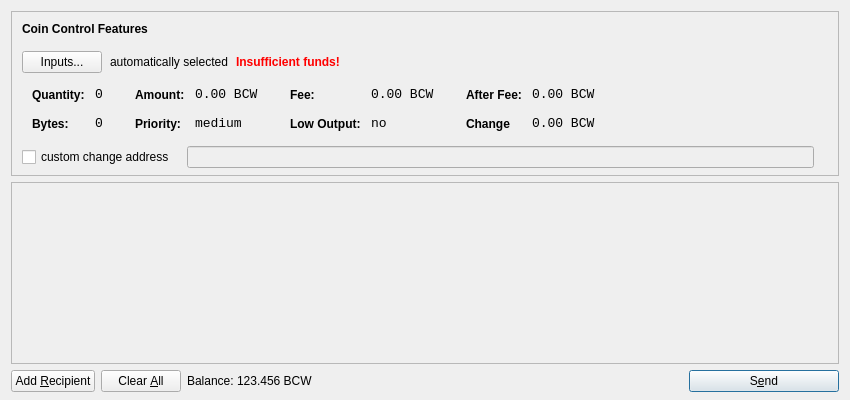
<?xml version="1.0" encoding="UTF-8"?>
<ui version="4.0">
 <class>SendCoinsDialog</class>
 <widget class="QDialog" name="SendCoinsDialog">
  <property name="geometry">
   <rect>
    <x>0</x>
    <y>0</y>
    <width>850</width>
    <height>400</height>
   </rect>
  </property>
  <property name="windowTitle">
   <string>Send Coins</string>
  </property>
  <layout class="QVBoxLayout" name="verticalLayout" stretch="0,1,0">
   <property name="bottomMargin">
    <number>8</number>
   </property>
   <item>
    <widget class="QFrame" name="frameCoinControl">
     <property name="sizePolicy">
      <sizepolicy hsizetype="Expanding" vsizetype="Expanding">
       <horstretch>0</horstretch>
       <verstretch>0</verstretch>
      </sizepolicy>
     </property>
     <property name="maximumSize">
      <size>
       <width>16777215</width>
       <height>16777215</height>
      </size>
     </property>
     <property name="frameShape">
      <enum>QFrame::StyledPanel</enum>
     </property>
     <property name="frameShadow">
      <enum>QFrame::Sunken</enum>
     </property>
     <layout class="QVBoxLayout" name="verticalLayoutCoinControl2">
      <property name="spacing">
       <number>-1</number>
      </property>
      <property name="leftMargin">
       <number>0</number>
      </property>
      <property name="topMargin">
       <number>0</number>
      </property>
      <property name="rightMargin">
       <number>0</number>
      </property>
      <property name="bottomMargin">
       <number>6</number>
      </property>
      <item>
       <layout class="QVBoxLayout" name="verticalLayoutCoinControl" stretch="0,0,0,0,1">
        <property name="spacing">
         <number>0</number>
        </property>
        <property name="leftMargin">
         <number>10</number>
        </property>
        <property name="topMargin">
         <number>10</number>
        </property>
        <item>
         <layout class="QHBoxLayout" name="horizontalLayoutCoinControl1">
          <property name="bottomMargin">
           <number>15</number>
          </property>
          <item>
           <widget class="QLabel" name="labelCoinControlFeatures">
            <property name="sizePolicy">
             <sizepolicy hsizetype="Preferred" vsizetype="Maximum">
              <horstretch>0</horstretch>
              <verstretch>0</verstretch>
             </sizepolicy>
            </property>
            <property name="font">
             <font>
              <weight>75</weight>
              <bold>true</bold>
             </font>
            </property>
            <property name="styleSheet">
             <string notr="true">font-weight:bold;</string>
            </property>
            <property name="text">
             <string>Coin Control Features</string>
            </property>
           </widget>
          </item>
         </layout>
        </item>
        <item>
         <layout class="QHBoxLayout" name="horizontalLayoutCoinControl2" stretch="0,0,0,0">
          <property name="spacing">
           <number>8</number>
          </property>
          <property name="bottomMargin">
           <number>10</number>
          </property>
          <item>
           <widget class="QPushButton" name="pushButtonCoinControl">
            <property name="styleSheet">
             <string notr="true"/>
            </property>
            <property name="text">
             <string>Inputs...</string>
            </property>
           </widget>
          </item>
          <item>
           <widget class="QLabel" name="labelCoinControlAutomaticallySelected">
            <property name="text">
             <string>automatically selected</string>
            </property>
            <property name="margin">
             <number>5</number>
            </property>
           </widget>
          </item>
          <item>
           <widget class="QLabel" name="labelCoinControlInsuffFunds">
            <property name="font">
             <font>
              <weight>75</weight>
              <bold>true</bold>
             </font>
            </property>
            <property name="styleSheet">
             <string notr="true">color:red;font-weight:bold;</string>
            </property>
            <property name="text">
             <string>Insufficient funds!</string>
            </property>
            <property name="margin">
             <number>5</number>
            </property>
           </widget>
          </item>
          <item>
           <spacer name="horizontalSpacerCoinControl">
            <property name="orientation">
             <enum>Qt::Horizontal</enum>
            </property>
            <property name="sizeHint" stdset="0">
             <size>
              <width>40</width>
              <height>1</height>
             </size>
            </property>
           </spacer>
          </item>
         </layout>
        </item>
        <item>
         <widget class="QWidget" name="widgetCoinControl" native="true">
          <property name="sizePolicy">
           <sizepolicy hsizetype="Preferred" vsizetype="Preferred">
            <horstretch>0</horstretch>
            <verstretch>0</verstretch>
           </sizepolicy>
          </property>
          <property name="minimumSize">
           <size>
            <width>0</width>
            <height>0</height>
           </size>
          </property>
          <property name="styleSheet">
           <string notr="true"/>
          </property>
          <layout class="QHBoxLayout" name="horizontalLayoutCoinControl5">
           <property name="margin">
            <number>0</number>
           </property>
           <item>
            <layout class="QHBoxLayout" name="horizontalLayoutCoinControl3" stretch="0,0,0,1">
             <property name="spacing">
              <number>20</number>
             </property>
             <property name="topMargin">
              <number>0</number>
             </property>
             <property name="bottomMargin">
              <number>10</number>
             </property>
             <item>
              <layout class="QFormLayout" name="formLayoutCoinControl1">
               <property name="horizontalSpacing">
                <number>10</number>
               </property>
               <property name="verticalSpacing">
                <number>14</number>
               </property>
               <property name="leftMargin">
                <number>10</number>
               </property>
               <property name="topMargin">
                <number>4</number>
               </property>
               <property name="rightMargin">
                <number>6</number>
               </property>
               <item row="0" column="0">
                <widget class="QLabel" name="labelCoinControlQuantityText">
                 <property name="styleSheet">
                  <string notr="true">font-weight:bold;</string>
                 </property>
                 <property name="text">
                  <string>Quantity:</string>
                 </property>
                 <property name="margin">
                  <number>0</number>
                 </property>
                </widget>
               </item>
               <item row="0" column="1">
                <widget class="QLabel" name="labelCoinControlQuantity">
                 <property name="font">
                  <font>
                   <family>Monospace</family>
                   <pointsize>10</pointsize>
                  </font>
                 </property>
                 <property name="cursor">
                  <cursorShape>IBeamCursor</cursorShape>
                 </property>
                 <property name="contextMenuPolicy">
                  <enum>Qt::ActionsContextMenu</enum>
                 </property>
                 <property name="text">
                  <string>0</string>
                 </property>
                 <property name="margin">
                  <number>0</number>
                 </property>
                 <property name="textInteractionFlags">
                  <set>Qt::LinksAccessibleByMouse|Qt::TextSelectableByKeyboard|Qt::TextSelectableByMouse</set>
                 </property>
                </widget>
               </item>
               <item row="1" column="0">
                <widget class="QLabel" name="labelCoinControlBytesText">
                 <property name="styleSheet">
                  <string notr="true">font-weight:bold;</string>
                 </property>
                 <property name="text">
                  <string>Bytes:</string>
                 </property>
                </widget>
               </item>
               <item row="1" column="1">
                <widget class="QLabel" name="labelCoinControlBytes">
                 <property name="font">
                  <font>
                   <family>Monospace</family>
                   <pointsize>10</pointsize>
                  </font>
                 </property>
                 <property name="cursor">
                  <cursorShape>IBeamCursor</cursorShape>
                 </property>
                 <property name="contextMenuPolicy">
                  <enum>Qt::ActionsContextMenu</enum>
                 </property>
                 <property name="text">
                  <string>0</string>
                 </property>
                 <property name="textInteractionFlags">
                  <set>Qt::LinksAccessibleByMouse|Qt::TextSelectableByKeyboard|Qt::TextSelectableByMouse</set>
                 </property>
                </widget>
               </item>
              </layout>
             </item>
             <item>
              <layout class="QFormLayout" name="formLayoutCoinControl2">
               <property name="horizontalSpacing">
                <number>10</number>
               </property>
               <property name="verticalSpacing">
                <number>14</number>
               </property>
               <property name="leftMargin">
                <number>6</number>
               </property>
               <property name="topMargin">
                <number>4</number>
               </property>
               <property name="rightMargin">
                <number>6</number>
               </property>
               <item row="0" column="0">
                <widget class="QLabel" name="labelCoinControlAmountText">
                 <property name="styleSheet">
                  <string notr="true">font-weight:bold;</string>
                 </property>
                 <property name="text">
                  <string>Amount:</string>
                 </property>
                 <property name="margin">
                  <number>0</number>
                 </property>
                </widget>
               </item>
               <item row="0" column="1">
                <widget class="QLabel" name="labelCoinControlAmount">
                 <property name="font">
                  <font>
                   <family>Monospace</family>
                   <pointsize>10</pointsize>
                  </font>
                 </property>
                 <property name="cursor">
                  <cursorShape>IBeamCursor</cursorShape>
                 </property>
                 <property name="contextMenuPolicy">
                  <enum>Qt::ActionsContextMenu</enum>
                 </property>
                 <property name="text">
                  <string>0.00 BCW</string>
                 </property>
                 <property name="textInteractionFlags">
                  <set>Qt::LinksAccessibleByMouse|Qt::TextSelectableByKeyboard|Qt::TextSelectableByMouse</set>
                 </property>
                </widget>
               </item>
               <item row="1" column="0">
                <widget class="QLabel" name="labelCoinControlPriorityText">
                 <property name="styleSheet">
                  <string notr="true">font-weight:bold;</string>
                 </property>
                 <property name="text">
                  <string>Priority:</string>
                 </property>
                </widget>
               </item>
               <item row="1" column="1">
                <widget class="QLabel" name="labelCoinControlPriority">
                 <property name="font">
                  <font>
                   <family>Monospace</family>
                   <pointsize>10</pointsize>
                  </font>
                 </property>
                 <property name="cursor">
                  <cursorShape>IBeamCursor</cursorShape>
                 </property>
                 <property name="contextMenuPolicy">
                  <enum>Qt::ActionsContextMenu</enum>
                 </property>
                 <property name="text">
                  <string>medium</string>
                 </property>
                 <property name="textInteractionFlags">
                  <set>Qt::LinksAccessibleByMouse|Qt::TextSelectableByKeyboard|Qt::TextSelectableByMouse</set>
                 </property>
                </widget>
               </item>
              </layout>
             </item>
             <item>
              <layout class="QFormLayout" name="formLayoutCoinControl3">
               <property name="horizontalSpacing">
                <number>10</number>
               </property>
               <property name="verticalSpacing">
                <number>14</number>
               </property>
               <property name="leftMargin">
                <number>6</number>
               </property>
               <property name="topMargin">
                <number>4</number>
               </property>
               <property name="rightMargin">
                <number>6</number>
               </property>
               <item row="0" column="0">
                <widget class="QLabel" name="labelCoinControlFeeText">
                 <property name="styleSheet">
                  <string notr="true">font-weight:bold;</string>
                 </property>
                 <property name="text">
                  <string>Fee:</string>
                 </property>
                 <property name="margin">
                  <number>0</number>
                 </property>
                </widget>
               </item>
               <item row="0" column="1">
                <widget class="QLabel" name="labelCoinControlFee">
                 <property name="font">
                  <font>
                   <family>Monospace</family>
                   <pointsize>10</pointsize>
                  </font>
                 </property>
                 <property name="cursor">
                  <cursorShape>IBeamCursor</cursorShape>
                 </property>
                 <property name="contextMenuPolicy">
                  <enum>Qt::ActionsContextMenu</enum>
                 </property>
                 <property name="text">
                  <string>0.00 BCW</string>
                 </property>
                 <property name="textInteractionFlags">
                  <set>Qt::LinksAccessibleByMouse|Qt::TextSelectableByKeyboard|Qt::TextSelectableByMouse</set>
                 </property>
                </widget>
               </item>
               <item row="1" column="0">
                <widget class="QLabel" name="labelCoinControlLowOutputText">
                 <property name="styleSheet">
                  <string notr="true">font-weight:bold;</string>
                 </property>
                 <property name="text">
                  <string>Low Output:</string>
                 </property>
                </widget>
               </item>
               <item row="1" column="1">
                <widget class="QLabel" name="labelCoinControlLowOutput">
                 <property name="font">
                  <font>
                   <family>Monospace</family>
                   <pointsize>10</pointsize>
                  </font>
                 </property>
                 <property name="cursor">
                  <cursorShape>IBeamCursor</cursorShape>
                 </property>
                 <property name="contextMenuPolicy">
                  <enum>Qt::ActionsContextMenu</enum>
                 </property>
                 <property name="text">
                  <string>no</string>
                 </property>
                 <property name="textInteractionFlags">
                  <set>Qt::LinksAccessibleByMouse|Qt::TextSelectableByKeyboard|Qt::TextSelectableByMouse</set>
                 </property>
                </widget>
               </item>
              </layout>
             </item>
             <item>
              <layout class="QFormLayout" name="formLayoutCoinControl4">
               <property name="horizontalSpacing">
                <number>10</number>
               </property>
               <property name="verticalSpacing">
                <number>14</number>
               </property>
               <property name="leftMargin">
                <number>6</number>
               </property>
               <property name="topMargin">
                <number>4</number>
               </property>
               <property name="rightMargin">
                <number>6</number>
               </property>
               <item row="0" column="0">
                <widget class="QLabel" name="labelCoinControlAfterFeeText">
                 <property name="styleSheet">
                  <string notr="true">font-weight:bold;</string>
                 </property>
                 <property name="text">
                  <string>After Fee:</string>
                 </property>
                 <property name="margin">
                  <number>0</number>
                 </property>
                </widget>
               </item>
               <item row="0" column="1">
                <widget class="QLabel" name="labelCoinControlAfterFee">
                 <property name="font">
                  <font>
                   <family>Monospace</family>
                   <pointsize>10</pointsize>
                  </font>
                 </property>
                 <property name="cursor">
                  <cursorShape>IBeamCursor</cursorShape>
                 </property>
                 <property name="contextMenuPolicy">
                  <enum>Qt::ActionsContextMenu</enum>
                 </property>
                 <property name="text">
                  <string>0.00 BCW</string>
                 </property>
                 <property name="textInteractionFlags">
                  <set>Qt::LinksAccessibleByMouse|Qt::TextSelectableByKeyboard|Qt::TextSelectableByMouse</set>
                 </property>
                </widget>
               </item>
               <item row="1" column="0">
                <widget class="QLabel" name="labelCoinControlChangeText">
                 <property name="styleSheet">
                  <string notr="true">font-weight:bold;</string>
                 </property>
                 <property name="text">
                  <string>Change</string>
                 </property>
                </widget>
               </item>
               <item row="1" column="1">
                <widget class="QLabel" name="labelCoinControlChange">
                 <property name="font">
                  <font>
                   <family>Monospace</family>
                   <pointsize>10</pointsize>
                  </font>
                 </property>
                 <property name="cursor">
                  <cursorShape>IBeamCursor</cursorShape>
                 </property>
                 <property name="contextMenuPolicy">
                  <enum>Qt::ActionsContextMenu</enum>
                 </property>
                 <property name="text">
                  <string>0.00 BCW</string>
                 </property>
                 <property name="textInteractionFlags">
                  <set>Qt::LinksAccessibleByMouse|Qt::TextSelectableByKeyboard|Qt::TextSelectableByMouse</set>
                 </property>
                </widget>
               </item>
              </layout>
             </item>
            </layout>
           </item>
          </layout>
         </widget>
        </item>
        <item>
         <layout class="QHBoxLayout" name="horizontalLayoutCoinControl4" stretch="0,0,0">
          <property name="spacing">
           <number>12</number>
          </property>
          <property name="sizeConstraint">
           <enum>QLayout::SetDefaultConstraint</enum>
          </property>
          <property name="topMargin">
           <number>5</number>
          </property>
          <property name="rightMargin">
           <number>5</number>
          </property>
          <item>
           <widget class="QCheckBox" name="checkBoxCoinControlChange">
            <property name="text">
             <string>custom change address</string>
            </property>
           </widget>
          </item>
          <item>
           <widget class="QLineEdit" name="lineEditCoinControlChange">
            <property name="enabled">
             <bool>false</bool>
            </property>
            <property name="sizePolicy">
             <sizepolicy hsizetype="Expanding" vsizetype="Fixed">
              <horstretch>0</horstretch>
              <verstretch>0</verstretch>
             </sizepolicy>
            </property>
           </widget>
          </item>
          <item>
           <widget class="QLabel" name="labelCoinControlChangeLabel">
            <property name="sizePolicy">
             <sizepolicy hsizetype="Preferred" vsizetype="Expanding">
              <horstretch>0</horstretch>
              <verstretch>0</verstretch>
             </sizepolicy>
            </property>
            <property name="minimumSize">
             <size>
              <width>0</width>
              <height>0</height>
             </size>
            </property>
            <property name="text">
             <string/>
            </property>
            <property name="margin">
             <number>3</number>
            </property>
           </widget>
          </item>
         </layout>
        </item>
        <item>
         <spacer name="verticalSpacerCoinControl">
          <property name="orientation">
           <enum>Qt::Vertical</enum>
          </property>
          <property name="sizeHint" stdset="0">
           <size>
            <width>800</width>
            <height>1</height>
           </size>
          </property>
         </spacer>
        </item>
       </layout>
      </item>
     </layout>
    </widget>
   </item>
   <item>
    <widget class="QScrollArea" name="scrollArea">
     <property name="widgetResizable">
      <bool>true</bool>
     </property>
     <widget class="QWidget" name="scrollAreaWidgetContents">
      <property name="geometry">
       <rect>
        <x>0</x>
        <y>0</y>
        <width>830</width>
        <height>165</height>
       </rect>
      </property>
      <layout class="QVBoxLayout" name="verticalLayout_2">
       <property name="margin">
        <number>0</number>
       </property>
       <item>
        <layout class="QVBoxLayout" name="entries">
         <property name="spacing">
          <number>6</number>
         </property>
        </layout>
       </item>
       <item>
        <spacer name="verticalSpacer">
         <property name="orientation">
          <enum>Qt::Vertical</enum>
         </property>
         <property name="sizeHint" stdset="0">
          <size>
           <width>20</width>
           <height>40</height>
          </size>
         </property>
        </spacer>
       </item>
      </layout>
     </widget>
    </widget>
   </item>
   <item>
    <layout class="QHBoxLayout" name="horizontalLayout">
     <item>
      <widget class="QPushButton" name="addButton">
       <property name="toolTip">
        <string>Send to multiple recipients at once</string>
       </property>
       <property name="text">
        <string>Add &amp;Recipient</string>
       </property>
       <property name="icon">
        <iconset resource="../bitcoin.qrc">
         <normaloff>:/icons/add</normaloff>:/icons/add</iconset>
       </property>
       <property name="autoDefault">
        <bool>false</bool>
       </property>
      </widget>
     </item>
     <item>
      <widget class="QPushButton" name="clearButton">
       <property name="sizePolicy">
        <sizepolicy hsizetype="Minimum" vsizetype="Fixed">
         <horstretch>0</horstretch>
         <verstretch>0</verstretch>
        </sizepolicy>
       </property>
       <property name="toolTip">
        <string>Remove all transaction fields</string>
       </property>
       <property name="text">
        <string>Clear &amp;All</string>
       </property>
       <property name="icon">
        <iconset resource="../bitcoin.qrc">
         <normaloff>:/icons/remove</normaloff>:/icons/remove</iconset>
       </property>
       <property name="autoRepeatDelay">
        <number>300</number>
       </property>
       <property name="autoDefault">
        <bool>false</bool>
       </property>
      </widget>
     </item>
     <item>
      <layout class="QHBoxLayout" name="horizontalLayout_2">
       <property name="spacing">
        <number>3</number>
       </property>
       <item>
        <widget class="QLabel" name="label">
         <property name="sizePolicy">
          <sizepolicy hsizetype="Preferred" vsizetype="Fixed">
           <horstretch>0</horstretch>
           <verstretch>0</verstretch>
          </sizepolicy>
         </property>
         <property name="text">
          <string>Balance:</string>
         </property>
        </widget>
       </item>
       <item>
        <widget class="QLabel" name="labelBalance">
         <property name="sizePolicy">
          <sizepolicy hsizetype="Preferred" vsizetype="Fixed">
           <horstretch>0</horstretch>
           <verstretch>0</verstretch>
          </sizepolicy>
         </property>
         <property name="cursor">
          <cursorShape>IBeamCursor</cursorShape>
         </property>
         <property name="text">
          <string>123.456 BCW</string>
         </property>
         <property name="textInteractionFlags">
          <set>Qt::LinksAccessibleByMouse|Qt::TextSelectableByKeyboard|Qt::TextSelectableByMouse</set>
         </property>
        </widget>
       </item>
      </layout>
     </item>
     <item>
      <spacer name="horizontalSpacer">
       <property name="orientation">
        <enum>Qt::Horizontal</enum>
       </property>
       <property name="sizeHint" stdset="0">
        <size>
         <width>40</width>
         <height>20</height>
        </size>
       </property>
      </spacer>
     </item>
     <item>
      <widget class="QPushButton" name="sendButton">
       <property name="minimumSize">
        <size>
         <width>150</width>
         <height>0</height>
        </size>
       </property>
       <property name="toolTip">
        <string>Confirm the send action</string>
       </property>
       <property name="text">
        <string>S&amp;end</string>
       </property>
       <property name="icon">
        <iconset resource="../bitcoin.qrc">
         <normaloff>:/icons/send</normaloff>:/icons/send</iconset>
       </property>
       <property name="default">
        <bool>true</bool>
       </property>
      </widget>
     </item>
    </layout>
   </item>
  </layout>
 </widget>
 <resources>
  <include location="../bitcoin.qrc"/>
 </resources>
 <connections/>
</ui>
